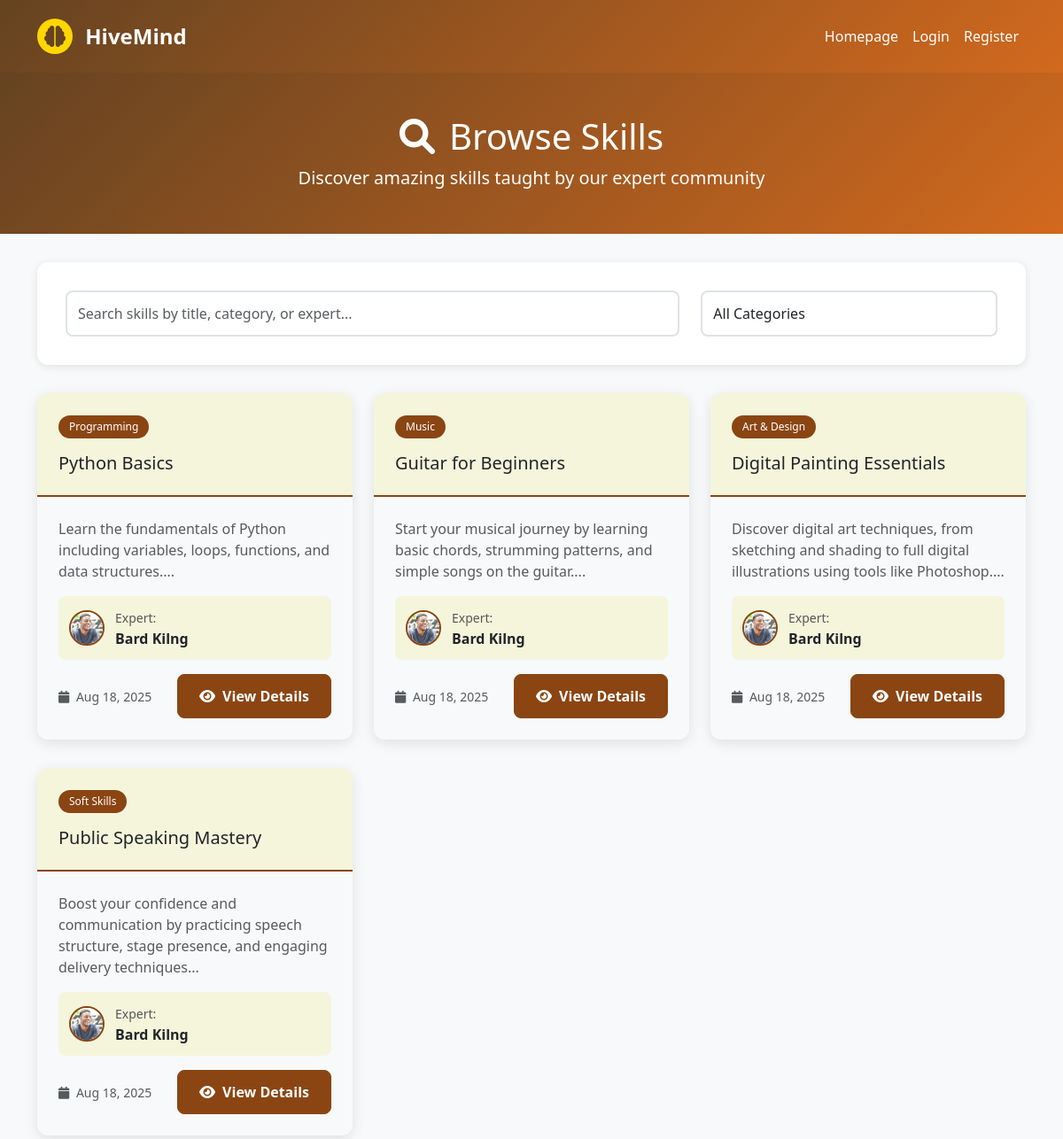
The app's page /pages/browse.php with its own data.
### tables this page shows
CREATE TABLE `skills` (
  `skill_id` int(11) NOT NULL,
  `expert_id` int(11) DEFAULT NULL,
  `title` varchar(100) NOT NULL,
  `category` varchar(100) NOT NULL,
  `description` text NOT NULL,
  `skill_image` varchar(200) NOT NULL,
  `is_approved` tinyint(1) DEFAULT 0,
  `created_at` timestamp NOT NULL DEFAULT current_timestamp()
);

CREATE TABLE `user_profiles` (
  `profile_id` int(11) NOT NULL,
  `user_id` int(11) NOT NULL,
  `full_name` varchar(100) NOT NULL,
  `bio` text DEFAULT NULL,
  `dob` date NOT NULL,
  `phone_number` varchar(15) DEFAULT NULL,
  `profile_picture` varchar(255) DEFAULT NULL,
  `gender` char(1) NOT NULL
);

### pages/browse.php (the view, shortened to what this page needs)
<?php
$host = "localhost";
$username = "root";
$password = "";
$database = "hivemind";
$conn = new mysqli($host, $username, $password, $database);
$query = "SELECT s.skill_id, s.title, s.category, s.description, s.skill_image, s.created_at,
                 up.full_name as expert_name, up.profile_picture as expert_picture
          FROM skills s
          LEFT JOIN users u ON s.expert_id = u.user_id
          LEFT JOIN user_profiles up ON u.user_id = up.user_id
          WHERE s.is_approved = 1
          ORDER BY s.created_at DESC";
$result = $conn->query($query);
?>
<!DOCTYPE html>
<html lang="en">
<head>
    <link href="https://cdn.jsdelivr.net/npm/bootstrap@5.3.3/dist/css/bootstrap.min.css" rel="stylesheet">
    <link href="https://cdnjs.cloudflare.com/ajax/libs/font-awesome/6.0.0/css/all.min.css" rel="stylesheet">
</head>
<body>
    <nav class="navbar navbar-expand-lg navbar-dark">
        <div class="container">
            <a class="navbar-brand" href="../homepage.php">
                <div class="logo-space d-inline-flex me-2">
                    <i class="fas fa-brain fs-4"></i>
                </div>
                HiveMind
            </a>
            <div class="navbar-nav ms-auto">
                <a class="nav-link" href="../homepage.php">Homepage</a>
                <?php if (isset($_SESSION['user_id'])): ?>
                    <?php if ($_SESSION['role'] == 'learner'): ?>
                        <a class="nav-link" href="../learner/l_dashboard.php">Dashboard</a>
                    <?php elseif ($_SESSION['role'] == 'expert'): ?>
                        <a class="nav-link" href="../expert/e_dashboard.php">Dashboard</a>
                    <?php endif; ?>
                    <a class="nav-link" href="../pages/profile.php">Profile</a>
                    <a class="nav-link" href="../auth/logout.php">Logout</a>
                <?php else: ?>
                    <a class="nav-link" href="../auth/login.php">Login</a>
                    <a class="nav-link" href="../auth/register.php">Register</a>
                <?php endif; ?>
            </div>
        </div>
    </nav>
    <div class="page-header">
        <div class="container">
            <h1><i class="fas fa-search me-3"></i>Browse Skills</h1>
            <p class="lead mb-0">Discover amazing skills taught by our expert community</p>
        </div>
    </div>
    <div class="container">
        <div class="search-bar">
            <div class="row">
                <div class="col-md-8">
                    <input type="text" class="form-control" id="searchInput"
                        placeholder="Search skills by title, category, or expert...">
                </div>
                <div class="col-md-4">
                    <select class="form-control" id="categoryFilter">
                        <option value="">All Categories</option>
                    </select>
                </div>
            </div>
        </div>
        <div class="row" id="skillsContainer">
            <?php if ($result && $result->num_rows > 0): ?>
                <?php while ($row = $result->fetch_assoc()): ?>
                    <div class="col-lg-4 col-md-6 skill-item" data-category="<?php echo htmlspecialchars($row['category']); ?>"
                        data-title="<?php echo htmlspecialchars($row['title']); ?>"
                        data-expert="<?php echo htmlspecialchars($row['expert_name'] ?? ''); ?>">
                        <div class="skill-card">
                            <div class="skill-card-header">
                                <span class="skill-category"><?php echo htmlspecialchars($row['category']); ?></span>
                                <h5 class="mb-0"><?php echo htmlspecialchars($row['title']); ?></h5>
                            </div>
                            <div class="skill-card-body">
                                <p class="text-muted mb-3">
                                    <?php echo htmlspecialchars(substr($row['description'], 0, 120)) . '...'; ?>
                                </p>
                                <?php if ($row['expert_name']): ?>
                                    <div class="expert-info">
                                        <?php if ($row['expert_picture']): ?>
                                            <img src="<?php echo htmlspecialchars($row['expert_picture']); ?>" alt="Expert"
                                                class="expert-avatar">
                                        <?php else: ?>
                                            <div class="expert-avatar bg-secondary d-flex align-items-center justify-content-center">
                                                <i class="fas fa-user text-white"></i>
                                            </div>
                                        <?php endif; ?>
                                        <div>
                                            <small class="text-muted">Expert:</small><br>
                                            <strong><?php echo htmlspecialchars($row['expert_name']); ?></strong>
                                        </div>
                                    </div>
                                <?php endif; ?>
                                <div class="d-flex justify-content-between align-items-center">
                                    <small class="text-muted">
                                        <i class="fas fa-calendar me-1"></i>
                                        <?php echo date('M d, Y', strtotime($row['created_at'])); ?>
                                    </small>
                                    <a href="view_skill.php?skill_id=<?php echo $row['skill_id']; ?>" class="btn btn-primary">
                                        <i class="fas fa-eye me-2"></i>View Details
                                    </a>
                                </div>
                            </div>
                        </div>
                    </div>
                <?php endwhile; ?>
            <?php endif; ?>
        </div>
    </div>
</body>
</html>

### pages/browse.php (style rules this page uses)
:root { --primary-accent: #8B4513; --secondary-accent: #D2691E; --bright-gold: #FFD700; --deep-brown: #654321; --soft-bg: #F5F5DC; --dark-text: #333; }
body { background-color: #f8f9fa; font-family: 'Segoe UI', Tahoma, Geneva, Verdana, sans-serif; }
.navbar { background: linear-gradient(135deg, var(--deep-brown), var(--secondary-accent)); padding: 1rem 0; }
.navbar-brand { font-weight: bold; font-size: 1.5rem; color: white !important; }
.nav-link { color: white !important; }
.logo-space { background: var(--bright-gold); color: var(--deep-brown); padding: 0.5rem; border-radius: 50%; margin-right: 0.5rem; }
.page-header { background: linear-gradient(135deg, var(--deep-brown), var(--secondary-accent)); color: white; padding: 3rem 0; margin-bottom: 2rem; text-align: center; }
.skill-card { border: none; box-shadow: 0 4px 15px rgba(0, 0, 0, 0.1); border-radius: 12px; margin-bottom: 2rem; transition: all 0.3s ease; overflow: hidden; }
.skill-card-header { background: var(--soft-bg); padding: 1.5rem; border-bottom: 2px solid var(--primary-accent); }
.skill-card-body { padding: 1.5rem; }
.skill-category { background: var(--primary-accent); color: white; font-size: 0.75rem; padding: 0.25rem 0.75rem; border-radius: 20px; display: inline-block; margin-bottom: 1rem; }
.expert-info { display: flex; align-items: center; margin-bottom: 1rem; padding: 0.75rem; background: var(--soft-bg); border-radius: 8px; }
.expert-avatar { width: 40px; height: 40px; border-radius: 50%; object-fit: cover; margin-right: 0.75rem; border: 2px solid var(--primary-accent); }
.btn-primary { background: var(--primary-accent); border-color: var(--primary-accent); border-radius: 8px; padding: 0.75rem 1.5rem; font-weight: 600; transition: all 0.3s ease; }
.search-bar { background: white; border-radius: 12px; padding: 2rem; margin-bottom: 2rem; box-shadow: 0 2px 10px rgba(0, 0, 0, 0.1); }
.form-control { border: 2px solid #dee2e6; border-radius: 8px; padding: 0.75rem; }

### records on screen
skills: category "Programming", title "Python Basics", description "Learn the fundamentals of Python including variables, loops, functions, and data structures.", user_profiles.profile_picture (picture), user_profiles.full_name "Bard Kilng", created_at "Aug 18, 2025"
skills: category "Music", title "Guitar for Beginners", description "Start your musical journey by learning basic chords, strumming patterns, and simple songs on the guitar.", user_profiles.profile_picture (picture), user_profiles.full_name "Bard Kilng", created_at "Aug 18, 2025"
skills: category "Art & Design", title "Digital Painting Essentials", description "Discover digital art techniques, from sketching and shading to full digital illustrations using tools like Photoshop.", user_profiles.profile_picture (picture), user_profiles.full_name "Bard Kilng", created_at "Aug 18, 2025"
skills: category "Soft Skills", title "Public Speaking Mastery", description "Boost your confidence and communication by practicing speech structure, stage presence, and engaging delivery techniques", user_profiles.profile_picture (picture), user_profiles.full_name "Bard Kilng", created_at "Aug 18, 2025"
